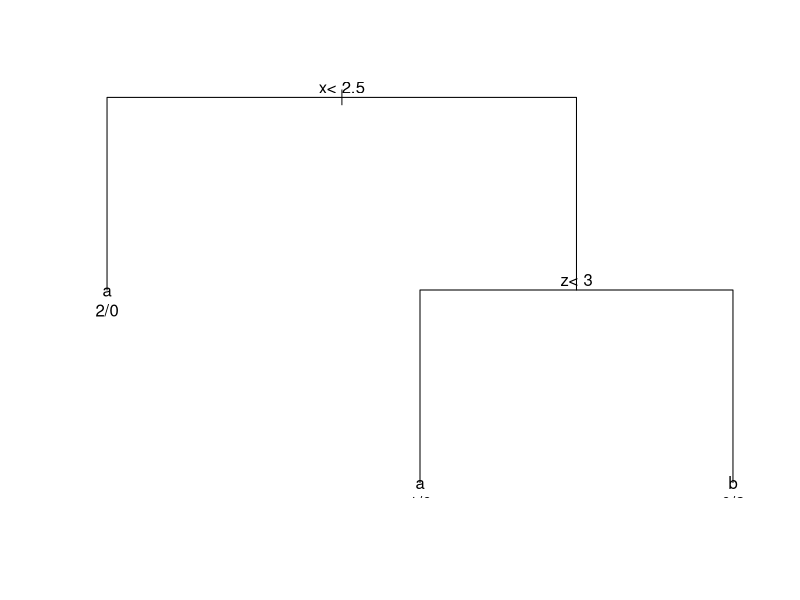

This figure's R source:
library(rpart)
df<-data.frame(x=c(1,2,3,3,3),y=factor(c("a","a","b","a","b")),z=c(5,4,4,2,5))
mytree<-rpart(y~x+z ,data=df,minbucket=1,minsplit=1)
summary(mytree)
printcp(mytree)
plot(mytree)
text(mytree,use.n=TRUE)
opt<-which.min(mytree$cptable[,"xerror"])
cp<-mytree$cptable[opt,"CP"]
prune<-prune(mytree,cp=cp)
print(prune) 
